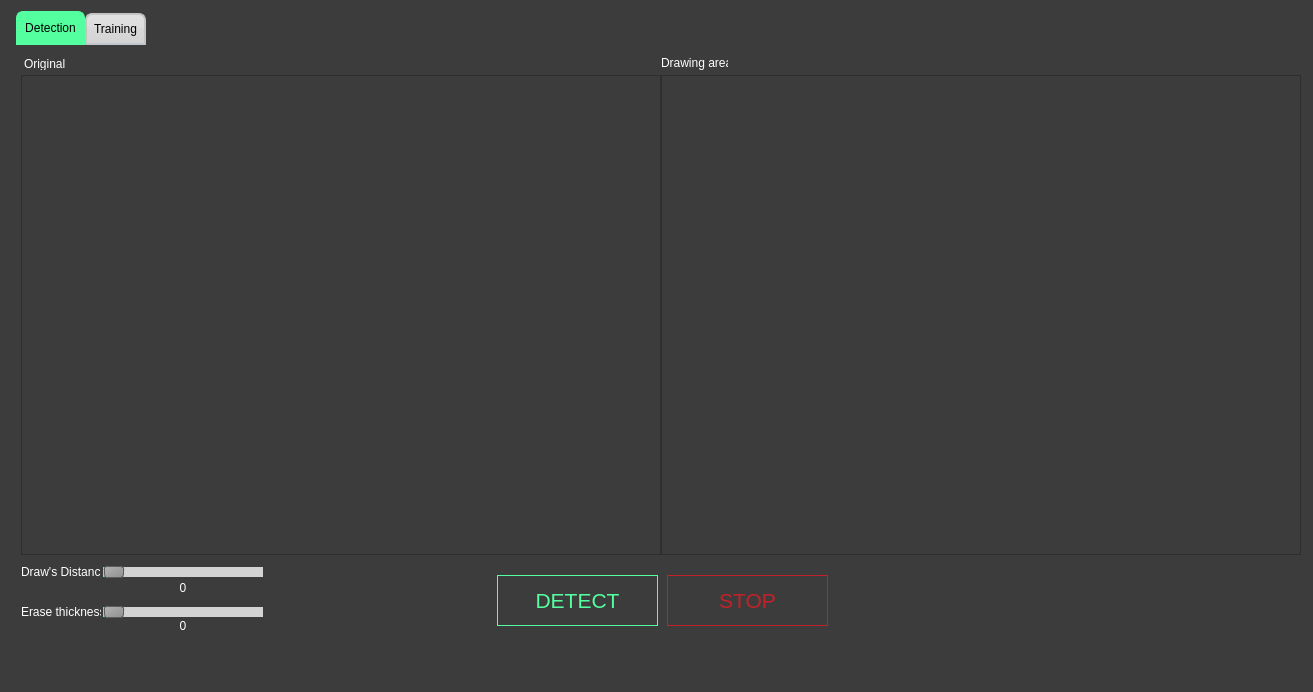
<?xml version="1.0" encoding="UTF-8"?>
<ui version="4.0">
 <class>ColorDetectionClass</class>
 <widget class="QMainWindow" name="ColorDetectionClass">
  <property name="geometry">
   <rect>
    <x>0</x>
    <y>0</y>
    <width>1313</width>
    <height>692</height>
   </rect>
  </property>
  <property name="windowTitle">
   <string>ColorDetection</string>
  </property>
  <property name="styleSheet">
   <string notr="true">QMainWindow::separator {
    background: yellow;
    width: 10px; /* when vertical */
    height: 10px; /* when horizontal */
}

</string>
  </property>
  <widget class="QWidget" name="centralWidget">
   <property name="styleSheet">
    <string notr="true">QWidget {
background: #3c3c3c;

}
</string>
   </property>
   <layout class="QVBoxLayout" name="verticalLayout">
    <item>
     <widget class="QTabWidget" name="tabWidget">
      <property name="sizePolicy">
       <sizepolicy hsizetype="Preferred" vsizetype="Preferred">
        <horstretch>0</horstretch>
        <verstretch>0</verstretch>
       </sizepolicy>
      </property>
      <property name="styleSheet">
       <string notr="true">QTabWidget::pane { /* The tab widget frame */
border-top: 0px solid #C2C7CB;
}
QTabWidget::tab-bar {
left: 5px; /* move to the right by 5px */
}
/* Style the tab using the tab sub-control. Note that it reads QTabBar _not_ QTabWidget */
QTabBar::tab {
background: qlineargradient(x1: 0, y1: 0, x2: 0, y2: 1, stop: 0 #E1E1E1, stop: 0.4 #DDDDDD, stop: 0.5 #D8D8D8, stop: 1.0 #D3D3D3);
border: 2px solid #C4C4C3;
border-bottom-color: #C2C7CB; /* same as the pane color */
border-top-left-radius: 7px;
border-top-right-radius: 7px;
min-width: 15ex;
padding: 7px;
}
QTabBar::tab:selected, QTabBar::tab:hover {
background: qlineargradient(x1: 0, y1: 0, x2: 0, y2: 1, stop: 0 #54ff9f, stop: 0.4 #54ff9f, stop: 0.5 #54ff9f, stop: 1.0 #54ff9f);
}
QTabBar::tab:selected {
border-color: #54ff9f;
border-bottom-color: #54ff9f; /* same as pane color */
}
QTabBar::tab:!selected {
margin-top: 2px; /* make non-selected tabs look smaller */
}</string>
      </property>
      <property name="currentIndex">
       <number>0</number>
      </property>
      <widget class="QWidget" name="tab">
       <attribute name="title">
        <string>Detection</string>
       </attribute>
       <widget class="QLabel" name="RealFrame">
        <property name="geometry">
         <rect>
          <x>10</x>
          <y>30</y>
          <width>640</width>
          <height>480</height>
         </rect>
        </property>
        <property name="minimumSize">
         <size>
          <width>640</width>
          <height>480</height>
         </size>
        </property>
        <property name="maximumSize">
         <size>
          <width>16777215</width>
          <height>271</height>
         </size>
        </property>
        <property name="frameShape">
         <enum>QFrame::StyledPanel</enum>
        </property>
        <property name="text">
         <string/>
        </property>
       </widget>
       <widget class="QLabel" name="DrawingFrame">
        <property name="geometry">
         <rect>
          <x>650</x>
          <y>30</y>
          <width>640</width>
          <height>480</height>
         </rect>
        </property>
        <property name="minimumSize">
         <size>
          <width>640</width>
          <height>480</height>
         </size>
        </property>
        <property name="maximumSize">
         <size>
          <width>16777215</width>
          <height>271</height>
         </size>
        </property>
        <property name="frameShape">
         <enum>QFrame::StyledPanel</enum>
        </property>
        <property name="text">
         <string/>
        </property>
       </widget>
       <widget class="QPushButton" name="StartDetection">
        <property name="geometry">
         <rect>
          <x>486</x>
          <y>530</y>
          <width>161</width>
          <height>51</height>
         </rect>
        </property>
        <property name="font">
         <font>
          <family>Tahoma</family>
          <pointsize>16</pointsize>
          <weight>50</weight>
          <italic>false</italic>
          <bold>false</bold>
         </font>
        </property>
        <property name="styleSheet">
         <string notr="true">QPushButton {
   border: 1px solid rgb(84, 255, 159);
	background-color: rgb(60, 60, 60) ;
	color: rgb(84, 255, 159);
	font: 16pt &quot;Tahoma&quot;;
}

QPushButton:hover {
    background-color:rgb(84, 255, 159);
	color:white;
}</string>
        </property>
        <property name="text">
         <string>DETECT</string>
        </property>
       </widget>
       <widget class="QLabel" name="label">
        <property name="geometry">
         <rect>
          <x>13</x>
          <y>12</y>
          <width>47</width>
          <height>13</height>
         </rect>
        </property>
        <property name="styleSheet">
         <string notr="true">QLabel{
	color: rgb(255, 255, 255);
}</string>
        </property>
        <property name="text">
         <string>Original</string>
        </property>
       </widget>
       <widget class="QLabel" name="label_2">
        <property name="geometry">
         <rect>
          <x>650</x>
          <y>10</y>
          <width>67</width>
          <height>16</height>
         </rect>
        </property>
        <property name="styleSheet">
         <string notr="true">QLabel{
	color: rgb(255, 255, 255);
}</string>
        </property>
        <property name="text">
         <string>Drawing area</string>
        </property>
       </widget>
       <widget class="QPushButton" name="StopDetection">
        <property name="geometry">
         <rect>
          <x>656</x>
          <y>530</y>
          <width>161</width>
          <height>51</height>
         </rect>
        </property>
        <property name="font">
         <font>
          <family>Tahoma</family>
          <pointsize>16</pointsize>
          <weight>50</weight>
          <italic>false</italic>
          <bold>false</bold>
         </font>
        </property>
        <property name="styleSheet">
         <string notr="true">QPushButton {
   border: 1px solid #c32129;
	background-color: rgb(60, 60, 60) ;
	color: #c32129;
	font: 16pt &quot;Tahoma&quot;;
}

QPushButton:hover {
    background-color:#c32129;
	color:white;
}</string>
        </property>
        <property name="text">
         <string>STOP</string>
        </property>
       </widget>
       <widget class="QSlider" name="DistanceSlider">
        <property name="geometry">
         <rect>
          <x>92</x>
          <y>516</y>
          <width>160</width>
          <height>22</height>
         </rect>
        </property>
        <property name="styleSheet">
         <string notr="true">QSlider::groove:horizontal {
border: 1px solid #999999;
height: 8px; /* the groove expands to the size of the slider by default. by giving it a height, it has a fixed size */
background: qlineargradient(x1:0, y1:0, x2:0, y2:1, stop:0 #B1B1B1, stop:1 #c4c4c4);
}
QSlider::handle:horizontal {
background: qlineargradient(x1:0, y1:0, x2:1, y2:1, stop:0 #b4b4b4, stop:1 #8f8f8f);
border: 1px solid #5c5c5c;
width: 18px;
margin: -2px 0; /* handle is placed by default on the contents rect of the groove. Expand outside the groove */
border-radius: 3px;
}
QSlider::add-page:qlineargradient {
background: lightgrey;
border-top-right-radius: 9px;
border-bottom-right-radius: 9px;
border-top-left-radius: 0px;
border-bottom-left-radius: 0px;
}
QSlider::sub-page:qlineargradient {
background: #54ff9f;
border-top-right-radius: 0px;
border-bottom-right-radius: 0px;
border-top-left-radius: 9px;
border-bottom-left-radius: 9px;
}</string>
        </property>
        <property name="minimum">
         <number>0</number>
        </property>
        <property name="maximum">
         <number>1000</number>
        </property>
        <property name="pageStep">
         <number>1</number>
        </property>
        <property name="value">
         <number>0</number>
        </property>
        <property name="orientation">
         <enum>Qt::Horizontal</enum>
        </property>
       </widget>
       <widget class="QLabel" name="label_11">
        <property name="geometry">
         <rect>
          <x>10</x>
          <y>520</y>
          <width>80</width>
          <height>13</height>
         </rect>
        </property>
        <property name="styleSheet">
         <string notr="true">QLabel{
	color: rgb(255, 255, 255);
}</string>
        </property>
        <property name="text">
         <string>Draw's Distance</string>
        </property>
       </widget>
       <widget class="QLabel" name="label_12">
        <property name="geometry">
         <rect>
          <x>152</x>
          <y>536</y>
          <width>40</width>
          <height>13</height>
         </rect>
        </property>
        <property name="styleSheet">
         <string notr="true">QLabel{
	color: rgb(255, 255, 255);
}</string>
        </property>
        <property name="text">
         <string>0</string>
        </property>
        <property name="alignment">
         <set>Qt::AlignCenter</set>
        </property>
       </widget>
       <widget class="QSlider" name="ThicknessSlider">
        <property name="geometry">
         <rect>
          <x>92</x>
          <y>556</y>
          <width>160</width>
          <height>22</height>
         </rect>
        </property>
        <property name="styleSheet">
         <string notr="true">QSlider::groove:horizontal {
border: 1px solid #999999;
height: 8px; /* the groove expands to the size of the slider by default. by giving it a height, it has a fixed size */
background: qlineargradient(x1:0, y1:0, x2:0, y2:1, stop:0 #B1B1B1, stop:1 #c4c4c4);
}
QSlider::handle:horizontal {
background: qlineargradient(x1:0, y1:0, x2:1, y2:1, stop:0 #b4b4b4, stop:1 #8f8f8f);
border: 1px solid #5c5c5c;
width: 18px;
margin: -2px 0; /* handle is placed by default on the contents rect of the groove. Expand outside the groove */
border-radius: 3px;
}
QSlider::add-page:qlineargradient {
background: lightgrey;
border-top-right-radius: 9px;
border-bottom-right-radius: 9px;
border-top-left-radius: 0px;
border-bottom-left-radius: 0px;
}
QSlider::sub-page:qlineargradient {
background: #54ff9f;
border-top-right-radius: 0px;
border-bottom-right-radius: 0px;
border-top-left-radius: 9px;
border-bottom-left-radius: 9px;
}</string>
        </property>
        <property name="maximum">
         <number>1000</number>
        </property>
        <property name="pageStep">
         <number>1</number>
        </property>
        <property name="orientation">
         <enum>Qt::Horizontal</enum>
        </property>
       </widget>
       <widget class="QLabel" name="label_13">
        <property name="geometry">
         <rect>
          <x>10</x>
          <y>560</y>
          <width>80</width>
          <height>13</height>
         </rect>
        </property>
        <property name="styleSheet">
         <string notr="true">QLabel{
	color: rgb(255, 255, 255);
}</string>
        </property>
        <property name="text">
         <string>Erase thickness</string>
        </property>
       </widget>
       <widget class="QLabel" name="ThicknessValue">
        <property name="geometry">
         <rect>
          <x>152</x>
          <y>574</y>
          <width>40</width>
          <height>13</height>
         </rect>
        </property>
        <property name="styleSheet">
         <string notr="true">QLabel{
	color: rgb(255, 255, 255);
}</string>
        </property>
        <property name="text">
         <string>0</string>
        </property>
        <property name="alignment">
         <set>Qt::AlignCenter</set>
        </property>
       </widget>
       <zorder>DrawingFrame</zorder>
       <zorder>StartDetection</zorder>
       <zorder>label</zorder>
       <zorder>label_2</zorder>
       <zorder>RealFrame</zorder>
       <zorder>StopDetection</zorder>
       <zorder>DistanceSlider</zorder>
       <zorder>label_11</zorder>
       <zorder>label_12</zorder>
       <zorder>ThicknessSlider</zorder>
       <zorder>label_13</zorder>
       <zorder>ThicknessValue</zorder>
      </widget>
      <widget class="QWidget" name="tab_2">
       <attribute name="title">
        <string>Training</string>
       </attribute>
       <widget class="QLabel" name="label_3">
        <property name="geometry">
         <rect>
          <x>650</x>
          <y>10</y>
          <width>47</width>
          <height>13</height>
         </rect>
        </property>
        <property name="styleSheet">
         <string notr="true">QLabel{
	color: rgb(255, 255, 255);
}</string>
        </property>
        <property name="text">
         <string>Threshold</string>
        </property>
       </widget>
       <widget class="QLabel" name="label_4">
        <property name="geometry">
         <rect>
          <x>13</x>
          <y>12</y>
          <width>50</width>
          <height>13</height>
         </rect>
        </property>
        <property name="styleSheet">
         <string notr="true">QLabel{
	color: rgb(255, 255, 255);
}</string>
        </property>
        <property name="text">
         <string>Original</string>
        </property>
       </widget>
       <widget class="QLabel" name="OriginalFrame_T">
        <property name="geometry">
         <rect>
          <x>10</x>
          <y>30</y>
          <width>640</width>
          <height>480</height>
         </rect>
        </property>
        <property name="minimumSize">
         <size>
          <width>640</width>
          <height>480</height>
         </size>
        </property>
        <property name="frameShape">
         <enum>QFrame::StyledPanel</enum>
        </property>
        <property name="text">
         <string/>
        </property>
       </widget>
       <widget class="QLabel" name="ThresholdFrame">
        <property name="geometry">
         <rect>
          <x>650</x>
          <y>30</y>
          <width>640</width>
          <height>480</height>
         </rect>
        </property>
        <property name="minimumSize">
         <size>
          <width>640</width>
          <height>480</height>
         </size>
        </property>
        <property name="frameShape">
         <enum>QFrame::StyledPanel</enum>
        </property>
        <property name="text">
         <string/>
        </property>
       </widget>
       <widget class="QSlider" name="RMinSlider">
        <property name="geometry">
         <rect>
          <x>70</x>
          <y>530</y>
          <width>160</width>
          <height>22</height>
         </rect>
        </property>
        <property name="styleSheet">
         <string notr="true">QSlider::groove:horizontal {
border: 1px solid #999999;
height: 8px; /* the groove expands to the size of the slider by default. by giving it a height, it has a fixed size */
background: qlineargradient(x1:0, y1:0, x2:0, y2:1, stop:0 #B1B1B1, stop:1 #c4c4c4);
}
QSlider::handle:horizontal {
background: qlineargradient(x1:0, y1:0, x2:1, y2:1, stop:0 #b4b4b4, stop:1 #8f8f8f);
border: 1px solid #5c5c5c;
width: 18px;
margin: -2px 0; /* handle is placed by default on the contents rect of the groove. Expand outside the groove */
border-radius: 3px;
}

QSlider::add-page:qlineargradient {
background:  #54ff9f;
border-top-right-radius: 9px;
border-bottom-right-radius: 9px;
border-top-left-radius: 0px;
border-bottom-left-radius: 0px;
}

QSlider::sub-page:qlineargradient {
background: lightgrey;
border-top-right-radius: 0px;
border-bottom-right-radius: 0px;
border-top-left-radius: 9px;
border-bottom-left-radius: 9px;
}</string>
        </property>
        <property name="maximum">
         <number>180</number>
        </property>
        <property name="orientation">
         <enum>Qt::Horizontal</enum>
        </property>
       </widget>
       <widget class="QSlider" name="GMinSlider">
        <property name="geometry">
         <rect>
          <x>70</x>
          <y>570</y>
          <width>160</width>
          <height>22</height>
         </rect>
        </property>
        <property name="styleSheet">
         <string notr="true">QSlider::groove:horizontal {
border: 1px solid #999999;
height: 8px; /* the groove expands to the size of the slider by default. by giving it a height, it has a fixed size */
background: qlineargradient(x1:0, y1:0, x2:0, y2:1, stop:0 #B1B1B1, stop:1 #c4c4c4);
}
QSlider::handle:horizontal {
background: qlineargradient(x1:0, y1:0, x2:1, y2:1, stop:0 #b4b4b4, stop:1 #8f8f8f);
border: 1px solid #5c5c5c;
width: 18px;
margin: -2px 0; /* handle is placed by default on the contents rect of the groove. Expand outside the groove */
border-radius: 3px;
}

QSlider::add-page:qlineargradient {
background:  #54ff9f;
border-top-right-radius: 9px;
border-bottom-right-radius: 9px;
border-top-left-radius: 0px;
border-bottom-left-radius: 0px;
}

QSlider::sub-page:qlineargradient {
background: lightgrey;
border-top-right-radius: 0px;
border-bottom-right-radius: 0px;
border-top-left-radius: 9px;
border-bottom-left-radius: 9px;
}</string>
        </property>
        <property name="maximum">
         <number>255</number>
        </property>
        <property name="orientation">
         <enum>Qt::Horizontal</enum>
        </property>
       </widget>
       <widget class="QSlider" name="BMinSlider">
        <property name="geometry">
         <rect>
          <x>70</x>
          <y>600</y>
          <width>160</width>
          <height>22</height>
         </rect>
        </property>
        <property name="styleSheet">
         <string notr="true">QSlider::groove:horizontal {
border: 1px solid #999999;
height: 8px; /* the groove expands to the size of the slider by default. by giving it a height, it has a fixed size */
background: qlineargradient(x1:0, y1:0, x2:0, y2:1, stop:0 #B1B1B1, stop:1 #c4c4c4);
}
QSlider::handle:horizontal {
background: qlineargradient(x1:0, y1:0, x2:1, y2:1, stop:0 #b4b4b4, stop:1 #8f8f8f);
border: 1px solid #5c5c5c;
width: 18px;
margin: -2px 0; /* handle is placed by default on the contents rect of the groove. Expand outside the groove */
border-radius: 3px;
}

QSlider::add-page:qlineargradient {
background:  #54ff9f;
border-top-right-radius: 9px;
border-bottom-right-radius: 9px;
border-top-left-radius: 0px;
border-bottom-left-radius: 0px;
}

QSlider::sub-page:qlineargradient {
background: lightgrey;
border-top-right-radius: 0px;
border-bottom-right-radius: 0px;
border-top-left-radius: 9px;
border-bottom-left-radius: 9px;
}</string>
        </property>
        <property name="maximum">
         <number>255</number>
        </property>
        <property name="orientation">
         <enum>Qt::Horizontal</enum>
        </property>
       </widget>
       <widget class="QSlider" name="RMaxSlider">
        <property name="geometry">
         <rect>
          <x>250</x>
          <y>530</y>
          <width>160</width>
          <height>22</height>
         </rect>
        </property>
        <property name="styleSheet">
         <string notr="true">QSlider::groove:horizontal {
border: 1px solid #999999;
height: 8px; /* the groove expands to the size of the slider by default. by giving it a height, it has a fixed size */
background: qlineargradient(x1:0, y1:0, x2:0, y2:1, stop:0 #B1B1B1, stop:1 #c4c4c4);
}
QSlider::handle:horizontal {
background: qlineargradient(x1:0, y1:0, x2:1, y2:1, stop:0 #b4b4b4, stop:1 #8f8f8f);
border: 1px solid #5c5c5c;
width: 18px;
margin: -2px 0; /* handle is placed by default on the contents rect of the groove. Expand outside the groove */
border-radius: 3px;
}

QSlider::add-page:qlineargradient {
background: lightgrey;
border-top-right-radius: 9px;
border-bottom-right-radius: 9px;
border-top-left-radius: 0px;
border-bottom-left-radius: 0px;
}
QSlider::sub-page:qlineargradient {
background: #54ff9f;
border-top-right-radius: 0px;
border-bottom-right-radius: 0px;
border-top-left-radius: 9px;
border-bottom-left-radius: 9px;
}</string>
        </property>
        <property name="maximum">
         <number>180</number>
        </property>
        <property name="value">
         <number>180</number>
        </property>
        <property name="sliderPosition">
         <number>180</number>
        </property>
        <property name="orientation">
         <enum>Qt::Horizontal</enum>
        </property>
        <property name="invertedAppearance">
         <bool>false</bool>
        </property>
        <property name="invertedControls">
         <bool>false</bool>
        </property>
       </widget>
       <widget class="QSlider" name="GMaxSlider">
        <property name="geometry">
         <rect>
          <x>250</x>
          <y>570</y>
          <width>160</width>
          <height>22</height>
         </rect>
        </property>
        <property name="styleSheet">
         <string notr="true">QSlider::groove:horizontal {
border: 1px solid #999999;
height: 8px; /* the groove expands to the size of the slider by default. by giving it a height, it has a fixed size */
background: qlineargradient(x1:0, y1:0, x2:0, y2:1, stop:0 #B1B1B1, stop:1 #c4c4c4);
}
QSlider::handle:horizontal {
background: qlineargradient(x1:0, y1:0, x2:1, y2:1, stop:0 #b4b4b4, stop:1 #8f8f8f);
border: 1px solid #5c5c5c;
width: 18px;
margin: -2px 0; /* handle is placed by default on the contents rect of the groove. Expand outside the groove */
border-radius: 3px;
}

QSlider::add-page:qlineargradient {
background: lightgrey;
border-top-right-radius: 9px;
border-bottom-right-radius: 9px;
border-top-left-radius: 0px;
border-bottom-left-radius: 0px;
}
QSlider::sub-page:qlineargradient {
background: #54ff9f;
border-top-right-radius: 0px;
border-bottom-right-radius: 0px;
border-top-left-radius: 9px;
border-bottom-left-radius: 9px;
}</string>
        </property>
        <property name="maximum">
         <number>255</number>
        </property>
        <property name="value">
         <number>255</number>
        </property>
        <property name="sliderPosition">
         <number>255</number>
        </property>
        <property name="orientation">
         <enum>Qt::Horizontal</enum>
        </property>
        <property name="invertedAppearance">
         <bool>false</bool>
        </property>
        <property name="invertedControls">
         <bool>false</bool>
        </property>
       </widget>
       <widget class="QSlider" name="BMaxSlider">
        <property name="geometry">
         <rect>
          <x>250</x>
          <y>600</y>
          <width>160</width>
          <height>22</height>
         </rect>
        </property>
        <property name="styleSheet">
         <string notr="true">QSlider::groove:horizontal {
border: 1px solid #999999;
height: 8px; /* the groove expands to the size of the slider by default. by giving it a height, it has a fixed size */
background: qlineargradient(x1:0, y1:0, x2:0, y2:1, stop:0 #B1B1B1, stop:1 #c4c4c4);
}
QSlider::handle:horizontal {
background: qlineargradient(x1:0, y1:0, x2:1, y2:1, stop:0 #b4b4b4, stop:1 #8f8f8f);
border: 1px solid #5c5c5c;
width: 18px;
margin: -2px 0; /* handle is placed by default on the contents rect of the groove. Expand outside the groove */
border-radius: 3px;
}

QSlider::add-page:qlineargradient {
background: lightgrey;
border-top-right-radius: 9px;
border-bottom-right-radius: 9px;
border-top-left-radius: 0px;
border-bottom-left-radius: 0px;
}
QSlider::sub-page:qlineargradient {
background: #54ff9f;
border-top-right-radius: 0px;
border-bottom-right-radius: 0px;
border-top-left-radius: 9px;
border-bottom-left-radius: 9px;
}</string>
        </property>
        <property name="maximum">
         <number>255</number>
        </property>
        <property name="value">
         <number>255</number>
        </property>
        <property name="sliderPosition">
         <number>255</number>
        </property>
        <property name="orientation">
         <enum>Qt::Horizontal</enum>
        </property>
        <property name="invertedAppearance">
         <bool>false</bool>
        </property>
        <property name="invertedControls">
         <bool>false</bool>
        </property>
       </widget>
       <widget class="QLabel" name="label_5">
        <property name="geometry">
         <rect>
          <x>21</x>
          <y>604</y>
          <width>47</width>
          <height>13</height>
         </rect>
        </property>
        <property name="styleSheet">
         <string notr="true">QLabel{
	color: rgb(255, 255, 255);
}</string>
        </property>
        <property name="text">
         <string>V</string>
        </property>
       </widget>
       <widget class="QLabel" name="label_6">
        <property name="geometry">
         <rect>
          <x>20</x>
          <y>570</y>
          <width>47</width>
          <height>13</height>
         </rect>
        </property>
        <property name="styleSheet">
         <string notr="true">QLabel{
	color: rgb(255, 255, 255);
}</string>
        </property>
        <property name="text">
         <string>S</string>
        </property>
       </widget>
       <widget class="QLabel" name="label_7">
        <property name="geometry">
         <rect>
          <x>22</x>
          <y>534</y>
          <width>47</width>
          <height>13</height>
         </rect>
        </property>
        <property name="styleSheet">
         <string notr="true">QLabel{
	color: rgb(255, 255, 255);
}</string>
        </property>
        <property name="text">
         <string>H</string>
        </property>
       </widget>
       <widget class="QLabel" name="label_8">
        <property name="geometry">
         <rect>
          <x>120</x>
          <y>520</y>
          <width>47</width>
          <height>13</height>
         </rect>
        </property>
        <property name="styleSheet">
         <string notr="true">QLabel{
	color: rgb(255, 255, 255);
}</string>
        </property>
        <property name="text">
         <string>MIN</string>
        </property>
       </widget>
       <widget class="QLabel" name="label_9">
        <property name="geometry">
         <rect>
          <x>300</x>
          <y>516</y>
          <width>47</width>
          <height>20</height>
         </rect>
        </property>
        <property name="styleSheet">
         <string notr="true">QLabel{
	color: rgb(255, 255, 255);
}</string>
        </property>
        <property name="text">
         <string>MAX</string>
        </property>
       </widget>
       <widget class="QTextEdit" name="textEdit">
        <property name="geometry">
         <rect>
          <x>1032</x>
          <y>550</y>
          <width>261</width>
          <height>25</height>
         </rect>
        </property>
        <property name="styleSheet">
         <string notr="true">QTextEdit{
color: rgb(255, 255, 255);
}</string>
        </property>
       </widget>
       <widget class="QLabel" name="label_10">
        <property name="geometry">
         <rect>
          <x>1030</x>
          <y>530</y>
          <width>71</width>
          <height>16</height>
         </rect>
        </property>
        <property name="styleSheet">
         <string notr="true">QLabel{
	color: rgb(255, 255, 255);
}</string>
        </property>
        <property name="text">
         <string>Color name</string>
        </property>
       </widget>
       <widget class="QPushButton" name="addColor">
        <property name="geometry">
         <rect>
          <x>1181</x>
          <y>580</y>
          <width>111</width>
          <height>22</height>
         </rect>
        </property>
        <property name="styleSheet">
         <string notr="true">QPushButton {
   border: 1px solid rgb(84, 255, 159);
	background-color: rgb(60, 60, 60) ;
	color: rgb(84, 255, 159);
	font: 9pt &quot;Tahoma&quot;;
}

QPushButton:hover {
    background-color:rgb(84, 255, 159);
	color:white;
}</string>
        </property>
        <property name="text">
         <string>Add</string>
        </property>
       </widget>
       <widget class="QTextEdit" name="RValuesText">
        <property name="geometry">
         <rect>
          <x>420</x>
          <y>528</y>
          <width>101</width>
          <height>25</height>
         </rect>
        </property>
        <property name="styleSheet">
         <string notr="true">QTextEdit{
color: rgb(255, 255, 255);
border-color:white;
}
</string>
        </property>
       </widget>
       <widget class="QTextEdit" name="GValuesText">
        <property name="geometry">
         <rect>
          <x>420</x>
          <y>563</y>
          <width>101</width>
          <height>25</height>
         </rect>
        </property>
        <property name="styleSheet">
         <string notr="true">QTextEdit{
color: rgb(255, 255, 255);
border-color:white;
}
</string>
        </property>
       </widget>
       <widget class="QTextEdit" name="BValuesText">
        <property name="geometry">
         <rect>
          <x>420</x>
          <y>598</y>
          <width>101</width>
          <height>25</height>
         </rect>
        </property>
        <property name="styleSheet">
         <string notr="true">QTextEdit{
color: rgb(255, 255, 255);
border-color:white;
}
</string>
        </property>
       </widget>
       <widget class="QPushButton" name="ResetColors">
        <property name="geometry">
         <rect>
          <x>1033</x>
          <y>580</y>
          <width>130</width>
          <height>22</height>
         </rect>
        </property>
        <property name="toolTip">
         <string>this will clear all your current config</string>
        </property>
        <property name="styleSheet">
         <string notr="true">QPushButton {
   border: 1px solid rgb(84, 255, 159);
	background-color: rgb(60, 60, 60) ;
	color: rgb(84, 255, 159);
	font: 9pt &quot;Tahoma&quot;;
}

QPushButton:hover {
    background-color:rgb(84, 255, 159);
	color:white;
}</string>
        </property>
        <property name="text">
         <string>Reset</string>
        </property>
       </widget>
      </widget>
     </widget>
    </item>
   </layout>
  </widget>
 </widget>
 <layoutdefault spacing="6" margin="11"/>
 <resources>
  <include location="colordetection.qrc"/>
 </resources>
 <connections/>
</ui>
